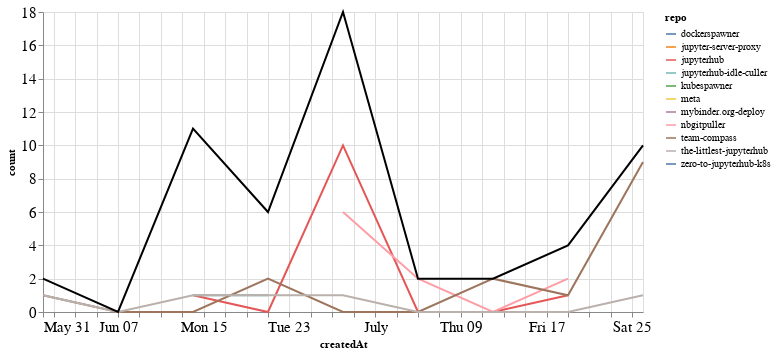

Notebook source saved alongside this figure:
### Markdown cell above
## Comments

### Code cell
comments_time = comments.groupby('repo').resample('W', on='createdAt').count()['author'].reset_index()
comments_time = comments_time.rename(columns={'author': 'count'})
comments_time_total = comments_time.groupby('createdAt').agg({"count": "sum"}).reset_index()
ch1 = alt.Chart(comments_time, width=600).mark_line().encode(
    x='createdAt',
    y='count',
    color='repo',
    tooltip="repo"
)

ch2 = alt.Chart(comments_time_total, width=600).mark_line(color="black").encode(
    x='createdAt',
    y='count',
)

ch1 + ch2

### Figure 1 — Vega-Lite specification as saved in the notebook (floating-point values rounded to 4 significant figures)
{"config": {"axisLeft": {"labelFontSize": 15}, "axisBottom": {"labelFontSize": 15}}, "layer": [{"data": {"name": "data-d357f261020b348c4d7e1c5378328f87"}, "mark": "line", "encoding": {"color": {"type": "nominal", "field": "repo"}, "tooltip": {"type": "nominal", "field": "repo"}, "x": {"type": "temporal", "field": "createdAt"}, "y": {"type": "quantitative", "field": "count"}}, "width": 600}, {"data": {"name": "data-428e1c30dc074e8c9385a58633605a96"}, "mark": {"type": "line", "color": "black"}, "encoding": {"x": {"type": "temporal", "field": "createdAt"}, "y": {"type": "quantitative", "field": "count"}}, "width": 600}], "$schema": "https://vega.github.io/schema/vega-lite/v4.8.1.json", "datasets": {"data-d357f261020b348c4d7e1c5378328f87": [{"repo": "dockerspawner", "createdAt": "2020-06-14T00:00:00", "count": 4}, {"repo": "jupyter-server-proxy", "createdAt": "2020-06-14T00:00:00", "count": 1}, {"repo": "jupyterhub", "createdAt": "2020-06-14T00:00:00", "count": 1}, {"repo": "jupyterhub", "createdAt": "2020-06-21T00:00:00", "count": 0}, {"repo": "jupyterhub", "createdAt": "2020-06-28T00:00:00", "count": 10}, {"repo": "jupyterhub", "createdAt": "2020-07-05T00:00:00", "count": 0}, {"repo": "jupyterhub", "createdAt": "2020-07-12T00:00:00", "count": 0}, {"repo": "jupyterhub", "createdAt": "2020-07-19T00:00:00", "count": 1}, {"repo": "jupyterhub-idle-culler", "createdAt": "2020-06-14T00:00:00", "count": 1}, {"repo": "jupyterhub-idle-culler", "createdAt": "2020-06-21T00:00:00", "count": 1}, {"repo": "kubespawner", "createdAt": "2020-06-21T00:00:00", "count": 1}, {"repo": "meta", "createdAt": "2020-06-28T00:00:00", "count": 1}, {"repo": "mybinder.org-deploy", "createdAt": "2020-06-21T00:00:00", "count": 1}, {"repo": "nbgitpuller", "createdAt": "2020-06-28T00:00:00", "count": 6}, {"repo": "nbgitpuller", "createdAt": "2020-07-05T00:00:00", "count": 2}, {"repo": "nbgitpuller", "createdAt": "2020-07-12T00:00:00", "count": 0}, {"repo": "nbgitpuller", "createdAt": "2020-07-19T00:00:00", "count": 2}, {"repo": "team-compass", "createdAt": "2020-05-31T00:00:00", "count": 1}, {"repo": "team-compass", "createdAt": "2020-06-07T00:00:00", "count": 0}, {"repo": "team-compass", "createdAt": "2020-06-14T00:00:00", "count": 0}, {"repo": "team-compass", "createdAt": "2020-06-21T00:00:00", "count": 2}, {"repo": "team-compass", "createdAt": "2020-06-28T00:00:00", "count": 0}, {"repo": "team-compass", "createdAt": "2020-07-05T00:00:00", "count": 0}, {"repo": "team-compass", "createdAt": "2020-07-12T00:00:00", "count": 2}, {"repo": "team-compass", "createdAt": "2020-07-19T00:00:00", "count": 1}, {"repo": "team-compass", "createdAt": "2020-07-26T00:00:00", "count": 9}, {"repo": "the-littlest-jupyterhub", "createdAt": "2020-05-31T00:00:00", "count": 1}, {"repo": "the-littlest-jupyterhub", "createdAt": "2020-06-07T00:00:00", "count": 0}, {"repo": "the-littlest-jupyterhub", "createdAt": "2020-06-14T00:00:00", "count": 1}, {"repo": "the-littlest-jupyterhub", "createdAt": "2020-06-21T00:00:00", "count": 1}, {"repo": "the-littlest-jupyterhub", "createdAt": "2020-06-28T00:00:00", "count": 1}, {"repo": "the-littlest-jupyterhub", "createdAt": "2020-07-05T00:00:00", "count": 0}, {"repo": "the-littlest-jupyterhub", "createdAt": "2020-07-12T00:00:00", "count": 0}, {"repo": "the-littlest-jupyterhub", "createdAt": "2020-07-19T00:00:00", "count": 0}, {"repo": "the-littlest-jupyterhub", "createdAt": "2020-07-26T00:00:00", "count": 1}, {"repo": "zero-to-jupyterhub-k8s", "createdAt": "2020-06-14T00:00:00", "count": 3}], "data-428e1c30dc074e8c9385a58633605a96": [{"createdAt": "2020-05-31T00:00:00", "count": 2}, {"createdAt": "2020-06-07T00:00:00", "count": 0}, {"createdAt": "2020-06-14T00:00:00", "count": 11}, {"createdAt": "2020-06-21T00:00:00", "count": 6}, {"createdAt": "2020-06-28T00:00:00", "count": 18}, {"createdAt": "2020-07-05T00:00:00", "count": 2}, {"createdAt": "2020-07-12T00:00:00", "count": 2}, {"createdAt": "2020-07-19T00:00:00", "count": 4}, {"createdAt": "2020-07-26T00:00:00", "count": 10}]}}
